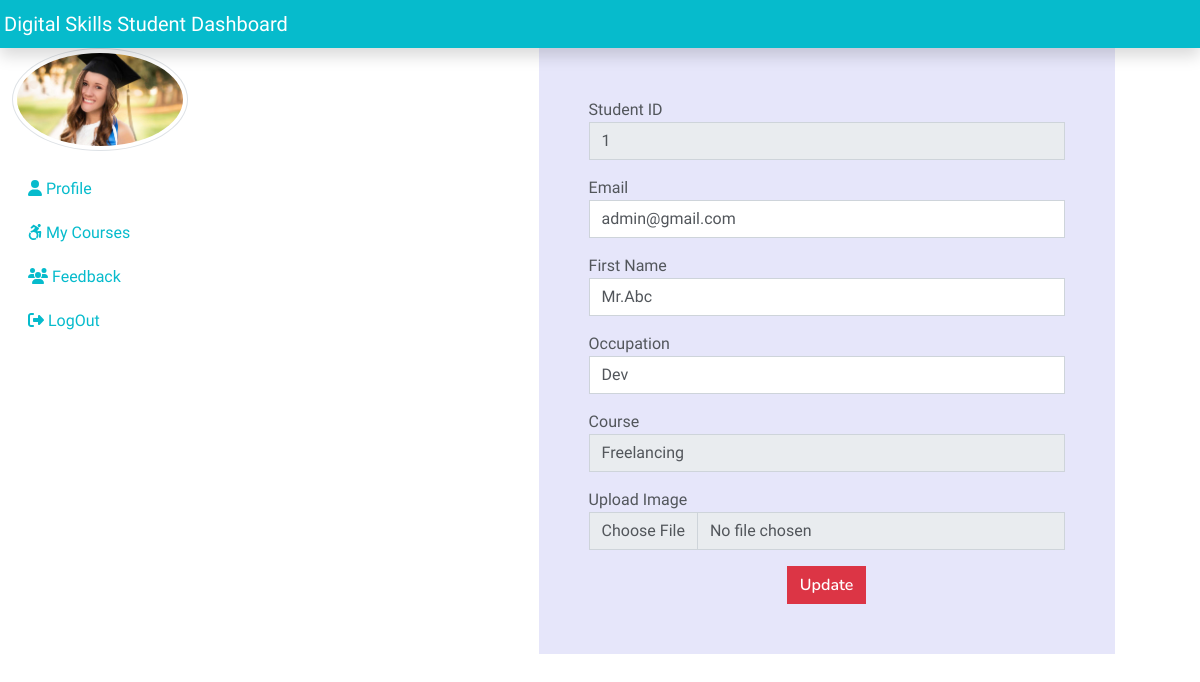
Page /student/studentprofile.php (signed in) on the committed database.
### tables this page shows
CREATE TABLE `student` (
  `id` int(11) NOT NULL,
  `firstName` varchar(250) NOT NULL,
  `lastName` varchar(250) NOT NULL,
  `email` varchar(250) NOT NULL,
  `password` varchar(250) NOT NULL,
  `stu_img` text NOT NULL,
  `stu_occ` varchar(255) NOT NULL,
  `stu_course` int(11) NOT NULL
);

### student/studentprofile.php (the view, shortened to what this page needs)
<?php
include('stuheader.php');
if(isset($_SESSION['is_login'])){
    $email = $_SESSION['email'];
	} else {
		echo "No email found in session.";
	}
$sql = "SELECT * FROM student WHERE  email = '$email'";
$result = $conn->query($sql);
if($result->num_rows == 1){
    $row = $result->fetch_assoc();
    $sid = $row['id'];
    $email = $row['email'];
    $fName = $row['firstName'];
    $stuOcc = $row['stu_occ'];
	$stuCourse = $row["stu_course"];
}
?>
<div class="col-sm-6 mt-5 mx-5 " >
    <form action="" method="post" enctype="multipart/form-data" style="background-color:#E6E6FA;  padding: 50px;">
<div class="mb-3">
    <label for="Id">Student ID</label>
    <input type="text" class="form-control" id="id" name="id" value = "<?php if(isset($sid)) {echo $sid;} ?>" readonly>
    </div>
    <div class="mb-3">
    <label for="email">Email</label>
    <input type="email"name="email" id="email" class="form-control"  value = "<?php echo $email ?>">
    </div>
    <div class="mb-3">
    <label for="fName">First Name</label>
    <input type="text" name="fName" id="fName" class="form-control"  value = "<?php if(isset($fName)) {echo $fName;} ?>">
    </div>
    <div class="mb-3">
    <label for="stuOcc">Occupation</label>
    <input type="text" name="stuOcc" id="stuOcc" class="form-control"  value = "<?php if(isset($stuOcc)) {echo $stuOcc;} ?>">
    </div>
	<div class="mb-3">
    <label for="stuCourse">Course</label>
    <select name="stuCourse" id="stuCourse" class="form-control" >
	<?php
		$query = "SELECT * FROM addcourse";
        $result = mysqli_query($conn, $query);
        if(mysqli_num_rows($result) > 0){
			while( $row = mysqli_fetch_assoc($result) ){
         		$course_id = $row["course_id"];
                $course_name = $row["course_name"];
				if($row["course_id"]==$stuCourse)
					echo "<option value='$course_id' selected>$course_name</option>";
				else
					echo "<option value='$course_id'>$course_name</option>";
			}
		}
	?>
	</select>
    </div>
    <div class="mb-3">
    <label for="stuImg">Upload Image</label>
    <input type="file" name="stuImg" id="stuImg" class="form-control">
    </div>
    <div class="text-center">
            <button type="submit" class="btn btn-danger" id="updateStuNameBtn" name="updateStuNameBtn">Update</button>
    </form>
</div>
</div>
</div>

### student/stuheader.php (shortened to what this page needs)
<?php
include('../maininclude/dbconnection.php');
if(isset($_SESSION['is_login'])){
    $email = $_SESSION['email'];
}
if(isset($email)){
    $sql = "SELECT stu_img FROM student WHERE email = '$email'";
    $result = $conn->query($sql);
    $row = $result->fetch_assoc();
    $stu_img = $row['stu_img'];
}
?>
<!DOCTYPE html>
<html lang="en">
<head>
    <link href="https://cdnjs.cloudflare.com/ajax/libs/font-awesome/5.10.0/css/all.min.css" rel="stylesheet">
    <link href="https://cdn.jsdelivr.net/npm/bootstrap-icons@1.4.1/font/bootstrap-icons.css" rel="stylesheet">
    <link href="lib/animate/animate.min.css" rel="stylesheet">
    <link href="lib/owlcarousel/assets/owl.carousel.min.css" rel="stylesheet">
    <link href="../css/bootstrap.min.css" rel="stylesheet">
    <link href="../css/style.css" rel="stylesheet">
    <link rel="stylesheet" href="../css/all.min.css">
</head>
<body>
 <nav class="navbar navbar-dark fixed-top p-1 shadow" style="background-color: var(--primary);">
    <a href="../index.php" class="navbar-brand col-sm-3 col-md-2 mr-0">Digital Skills Student Dashboard</a>
 </nav>
<div class="container-fluid md-5 " style="margin: top 40px;">
        <div class="row">
            <nav class="col-sm-3 col-md-2  sidebar py-5 d-print-none ">
                <div class="sidebar-sticky">
                    <ul class="nav flex-column">
                        <li class="nav-item mb-3">
                         <img src="<?php echo $stu_img?>" alt="studentimage" class="img-thumbnail rounded-circle">
                        </li>
                        <li class="nav-item">
                            <a href="studentprofile.php" class="nav-link <?php
                                ?>">
                                <i class="fas fa-user"></i>
                                Profile <span class="sr-only">(current)</span>
                            </a>
                        </li>
                        <li class="nav-item">
                            <a href="studentcourses.php" class="nav-link ">
                                <i class="fab fa-accessible-icon"></i>
                                My Courses
                            </a>
                        </li>
                        <li class="nav-item">
                            <a href="studentfeedback.php" class="nav-link">
                                <i class="fas fa-users"></i>
                                Feedback
                            </a>
                        </li>
                        <li class="nav-item">
                            <a href="../logout.php" class="nav-link">
                                <i class="fas fa-sign-out-alt"></i>
                                LogOut
                            </a>
                        </li>
                    </ul>
                </div>
            </nav>

### css/style.css (style rules this page uses)
:root { --primary: #06BBCC; --light: #F0FBFC; --dark: #181d38; }
.btn { font-family: 'Nunito', sans-serif; font-weight: 600; transition: .5s; }
* { -webkit-box-sizing: border-box; -moz-box-sizing: border-box; box-sizing: border-box; }
* { margin: 0px; padding: 0px; }
li { line-height: 28px; list-style: none; }

### rows in the picture
student: stu_img (picture), id "1", email "admin@gmail.com", fName "Mr.Abc", stuOcc "Dev"

### other values in the picture
form field stuCourse "Freelancing"
